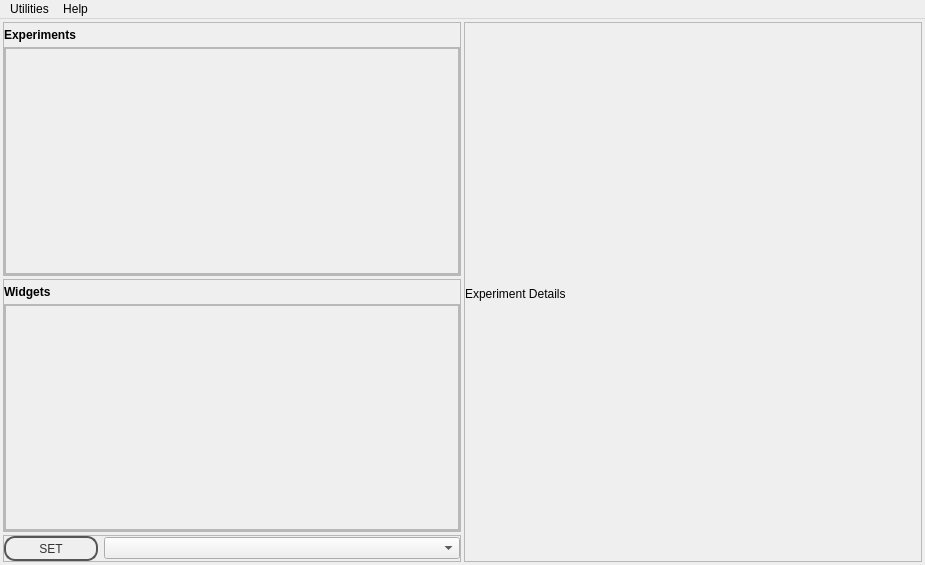
<?xml version="1.0" encoding="UTF-8"?>
<ui version="4.0">
 <class>MainWindow</class>
 <widget class="QMainWindow" name="MainWindow">
  <property name="geometry">
   <rect>
    <x>0</x>
    <y>0</y>
    <width>925</width>
    <height>565</height>
   </rect>
  </property>
  <property name="windowTitle">
   <string>vLabtool: Control Panel</string>
  </property>
  <property name="styleSheet">
   <string notr="true">QPushButton {
color: #333;
border: 2px solid #555;
border-radius: 11px;
padding: 5px;
background: qradialgradient(cx: 0.3, cy: -0.4,
fx: 0.3, fy: -0.4,
radius: 1.35, stop: 0 #fff, stop: 1 #888);
min-width: 80px;
}

QPushButton:pressed {
background: qradialgradient(cx: 0.4, cy: -0.1,
fx: 0.4, fy: -0.1,
radius: 1.35, stop: 0 #fff, stop: 1 #ddd);
}

QFrame.PeripheralCollection{
border-top-left-radius: 5px;
border-top-right-radius: 5px;
border: 1px solid black;
background: qlineargradient(x1: 0, y1: 0, x2: 0, y2: 1,
stop: 0 #6af, stop: 0.1 #689);
}
QFrame.PeripheralCollection QLabel {
color: white;
font-weight: bold;
}

QFrame.PeripheralCollectionInner {
background: qlineargradient(x1: 0, y1: 0, x2: 0, y2: 1,
stop: 0 #abe, stop: 0.7 #aba);
border: none;
border-top: 1px solid black;
}

QFrame.PeripheralCollectionInner QLabel{
color: black;
}

QWidget.PeripheralCollectionInner {
background: qlineargradient(x1: 0, y1: 0, x2: 0, y2: 1,
stop: 0 #abe, stop: 0.7 #aba);
border: none;
border-top: 1px solid black;
}



QWidget.PeripheralCollectionInner {
background: qlineargradient(x1: 0, y1: 0, x2: 0, y2: 1,
stop: 0 #abe, stop: 0.7 #aba);
border: none;
border-top: 1px solid black;
}

QWidget.PeripheralCollectionInner QLabel{
color: black;
}

#SCF2,#SCF1
{
background: qlineargradient(x1: 0, y1: 0, x2: 0, y2: 1,
stop: 0 #abe, stop: 0.7 #aba);
}




</string>
  </property>
  <widget class="QWidget" name="centralwidget">
   <property name="styleSheet">
    <string notr="true"/>
   </property>
   <layout class="QHBoxLayout" name="horizontalLayout_2">
    <property name="spacing">
     <number>3</number>
    </property>
    <property name="margin">
     <number>3</number>
    </property>
    <item>
     <layout class="QVBoxLayout" name="verticalLayout">
      <item>
       <widget class="QFrame" name="experimentFrameOuter">
        <property name="sizePolicy">
         <sizepolicy hsizetype="Preferred" vsizetype="Preferred">
          <horstretch>0</horstretch>
          <verstretch>0</verstretch>
         </sizepolicy>
        </property>
        <property name="minimumSize">
         <size>
          <width>360</width>
          <height>0</height>
         </size>
        </property>
        <property name="maximumSize">
         <size>
          <width>500</width>
          <height>16777215</height>
         </size>
        </property>
        <property name="styleSheet">
         <string notr="true"/>
        </property>
        <property name="frameShape">
         <enum>QFrame::StyledPanel</enum>
        </property>
        <property name="frameShadow">
         <enum>QFrame::Raised</enum>
        </property>
        <property name="class" stdset="0">
         <string>PeripheralCollection</string>
        </property>
        <layout class="QVBoxLayout" name="verticalLayout_5">
         <property name="spacing">
          <number>5</number>
         </property>
         <property name="leftMargin">
          <number>0</number>
         </property>
         <property name="topMargin">
          <number>5</number>
         </property>
         <property name="rightMargin">
          <number>0</number>
         </property>
         <property name="bottomMargin">
          <number>0</number>
         </property>
         <item>
          <widget class="QLabel" name="label_4">
           <property name="sizePolicy">
            <sizepolicy hsizetype="Preferred" vsizetype="Maximum">
             <horstretch>0</horstretch>
             <verstretch>0</verstretch>
            </sizepolicy>
           </property>
           <property name="font">
            <font>
             <weight>75</weight>
             <bold>true</bold>
            </font>
           </property>
           <property name="text">
            <string>Experiments</string>
           </property>
          </widget>
         </item>
         <item>
          <widget class="QScrollArea" name="scrollArea_4">
           <property name="sizePolicy">
            <sizepolicy hsizetype="Preferred" vsizetype="Expanding">
             <horstretch>0</horstretch>
             <verstretch>0</verstretch>
            </sizepolicy>
           </property>
           <property name="styleSheet">
            <string notr="true"/>
           </property>
           <property name="widgetResizable">
            <bool>true</bool>
           </property>
           <widget class="QWidget" name="SCF1">
            <property name="geometry">
             <rect>
              <x>0</x>
              <y>0</y>
              <width>452</width>
              <height>215</height>
             </rect>
            </property>
            <property name="styleSheet">
             <string notr="true"/>
            </property>
            <property name="class" stdset="0">
             <string>PeripheralCollectionInner</string>
            </property>
            <layout class="QGridLayout" name="gridLayout_5">
             <property name="margin">
              <number>0</number>
             </property>
             <property name="spacing">
              <number>0</number>
             </property>
             <item row="0" column="0">
              <widget class="QFrame" name="frame_5">
               <property name="frameShape">
                <enum>QFrame::StyledPanel</enum>
               </property>
               <property name="frameShadow">
                <enum>QFrame::Raised</enum>
               </property>
               <layout class="QGridLayout" name="gridLayout_7">
                <property name="leftMargin">
                 <number>0</number>
                </property>
                <property name="topMargin">
                 <number>5</number>
                </property>
                <property name="rightMargin">
                 <number>0</number>
                </property>
                <property name="bottomMargin">
                 <number>0</number>
                </property>
                <property name="spacing">
                 <number>5</number>
                </property>
                <item row="0" column="0">
                 <layout class="QGridLayout" name="ExperimentLayout">
                  <property name="margin">
                   <number>5</number>
                  </property>
                  <property name="spacing">
                   <number>7</number>
                  </property>
                 </layout>
                </item>
               </layout>
              </widget>
             </item>
            </layout>
           </widget>
          </widget>
         </item>
        </layout>
       </widget>
      </item>
      <item>
       <widget class="QFrame" name="widgetFrameOuter">
        <property name="sizePolicy">
         <sizepolicy hsizetype="Preferred" vsizetype="Preferred">
          <horstretch>0</horstretch>
          <verstretch>0</verstretch>
         </sizepolicy>
        </property>
        <property name="minimumSize">
         <size>
          <width>360</width>
          <height>0</height>
         </size>
        </property>
        <property name="maximumSize">
         <size>
          <width>500</width>
          <height>16777215</height>
         </size>
        </property>
        <property name="styleSheet">
         <string notr="true"/>
        </property>
        <property name="frameShape">
         <enum>QFrame::StyledPanel</enum>
        </property>
        <property name="frameShadow">
         <enum>QFrame::Raised</enum>
        </property>
        <property name="class" stdset="0">
         <string>PeripheralCollection</string>
        </property>
        <layout class="QVBoxLayout" name="verticalLayout_3">
         <property name="spacing">
          <number>5</number>
         </property>
         <property name="leftMargin">
          <number>0</number>
         </property>
         <property name="topMargin">
          <number>5</number>
         </property>
         <property name="rightMargin">
          <number>0</number>
         </property>
         <property name="bottomMargin">
          <number>0</number>
         </property>
         <item>
          <widget class="QLabel" name="label_3">
           <property name="sizePolicy">
            <sizepolicy hsizetype="Preferred" vsizetype="Maximum">
             <horstretch>0</horstretch>
             <verstretch>0</verstretch>
            </sizepolicy>
           </property>
           <property name="font">
            <font>
             <weight>75</weight>
             <bold>true</bold>
            </font>
           </property>
           <property name="text">
            <string>Widgets</string>
           </property>
          </widget>
         </item>
         <item>
          <widget class="QScrollArea" name="scrollArea_2">
           <property name="sizePolicy">
            <sizepolicy hsizetype="Preferred" vsizetype="Expanding">
             <horstretch>0</horstretch>
             <verstretch>0</verstretch>
            </sizepolicy>
           </property>
           <property name="styleSheet">
            <string notr="true">QWidget.scrollBG{
background:transparent;
}</string>
           </property>
           <property name="widgetResizable">
            <bool>true</bool>
           </property>
           <widget class="QWidget" name="SCF2">
            <property name="geometry">
             <rect>
              <x>0</x>
              <y>0</y>
              <width>452</width>
              <height>214</height>
             </rect>
            </property>
            <property name="styleSheet">
             <string notr="true"/>
            </property>
            <layout class="QGridLayout" name="gridLayout_3">
             <property name="margin">
              <number>0</number>
             </property>
             <property name="spacing">
              <number>0</number>
             </property>
             <item row="0" column="0">
              <widget class="QFrame" name="frame_3">
               <property name="frameShape">
                <enum>QFrame::StyledPanel</enum>
               </property>
               <property name="frameShadow">
                <enum>QFrame::Raised</enum>
               </property>
               <layout class="QGridLayout" name="gridLayout_4">
                <property name="leftMargin">
                 <number>0</number>
                </property>
                <property name="topMargin">
                 <number>5</number>
                </property>
                <property name="rightMargin">
                 <number>0</number>
                </property>
                <property name="bottomMargin">
                 <number>0</number>
                </property>
                <property name="spacing">
                 <number>5</number>
                </property>
                <item row="0" column="0">
                 <layout class="QGridLayout" name="WidgetLayout">
                  <property name="horizontalSpacing">
                   <number>10</number>
                  </property>
                  <property name="verticalSpacing">
                   <number>7</number>
                  </property>
                  <property name="margin">
                   <number>5</number>
                  </property>
                 </layout>
                </item>
               </layout>
              </widget>
             </item>
            </layout>
           </widget>
          </widget>
         </item>
        </layout>
       </widget>
      </item>
      <item>
       <widget class="QFrame" name="frame_2">
        <property name="sizePolicy">
         <sizepolicy hsizetype="Preferred" vsizetype="Maximum">
          <horstretch>0</horstretch>
          <verstretch>0</verstretch>
         </sizepolicy>
        </property>
        <property name="minimumSize">
         <size>
          <width>360</width>
          <height>0</height>
         </size>
        </property>
        <property name="maximumSize">
         <size>
          <width>500</width>
          <height>16777215</height>
         </size>
        </property>
        <property name="frameShape">
         <enum>QFrame::StyledPanel</enum>
        </property>
        <property name="frameShadow">
         <enum>QFrame::Raised</enum>
        </property>
        <layout class="QHBoxLayout" name="horizontalLayout">
         <property name="margin">
          <number>0</number>
         </property>
         <item>
          <widget class="QPushButton" name="pushButton">
           <property name="minimumSize">
            <size>
             <width>94</width>
             <height>0</height>
            </size>
           </property>
           <property name="maximumSize">
            <size>
             <width>50</width>
             <height>25</height>
            </size>
           </property>
           <property name="text">
            <string>SET</string>
           </property>
          </widget>
         </item>
         <item>
          <widget class="QComboBox" name="deviceCombo"/>
         </item>
        </layout>
       </widget>
      </item>
     </layout>
    </item>
    <item>
     <widget class="QFrame" name="helpFrameOuter">
      <property name="sizePolicy">
       <sizepolicy hsizetype="Preferred" vsizetype="Preferred">
        <horstretch>0</horstretch>
        <verstretch>0</verstretch>
       </sizepolicy>
      </property>
      <property name="frameShape">
       <enum>QFrame::StyledPanel</enum>
      </property>
      <property name="frameShadow">
       <enum>QFrame::Raised</enum>
      </property>
      <property name="class" stdset="0">
       <string>PeripheralCollection</string>
      </property>
      <layout class="QVBoxLayout" name="verticalLayout_2">
       <property name="spacing">
        <number>5</number>
       </property>
       <property name="leftMargin">
        <number>0</number>
       </property>
       <property name="topMargin">
        <number>4</number>
       </property>
       <property name="rightMargin">
        <number>0</number>
       </property>
       <property name="bottomMargin">
        <number>0</number>
       </property>
       <item>
        <widget class="QLabel" name="helpTitle">
         <property name="sizePolicy">
          <sizepolicy hsizetype="Preferred" vsizetype="Maximum">
           <horstretch>0</horstretch>
           <verstretch>0</verstretch>
          </sizepolicy>
         </property>
         <property name="text">
          <string>Experiment Details</string>
         </property>
        </widget>
       </item>
       <item>
        <layout class="QVBoxLayout" name="helpLayout"/>
       </item>
      </layout>
     </widget>
    </item>
   </layout>
  </widget>
  <widget class="QMenuBar" name="menubar">
   <property name="geometry">
    <rect>
     <x>0</x>
     <y>0</y>
     <width>925</width>
     <height>25</height>
    </rect>
   </property>
   <widget class="QMenu" name="menuUtilities">
    <property name="title">
     <string>Utilities</string>
    </property>
    <addaction name="actionIPython_Console"/>
    <addaction name="actionReset_Device"/>
   </widget>
   <widget class="QMenu" name="menuHelp">
    <property name="title">
     <string>Help</string>
    </property>
    <addaction name="actionIPython"/>
   </widget>
   <addaction name="menuUtilities"/>
   <addaction name="menuHelp"/>
  </widget>
  <action name="actionIPython_Console">
   <property name="text">
    <string>iPython Console</string>
   </property>
  </action>
  <action name="actionIPython">
   <property name="text">
    <string>iPython Console</string>
   </property>
  </action>
  <action name="actionReset_Device">
   <property name="text">
    <string>Reset Device</string>
   </property>
  </action>
 </widget>
 <resources/>
 <connections>
  <connection>
   <sender>pushButton</sender>
   <signal>clicked()</signal>
   <receiver>MainWindow</receiver>
   <slot>selectDevice()</slot>
   <hints>
    <hint type="sourcelabel">
     <x>89</x>
     <y>558</y>
    </hint>
    <hint type="destinationlabel">
     <x>294</x>
     <y>328</y>
    </hint>
   </hints>
  </connection>
  <connection>
   <sender>actionIPython_Console</sender>
   <signal>triggered()</signal>
   <receiver>MainWindow</receiver>
   <slot>addConsole()</slot>
   <hints>
    <hint type="sourcelabel">
     <x>-1</x>
     <y>-1</y>
    </hint>
    <hint type="destinationlabel">
     <x>499</x>
     <y>282</y>
    </hint>
   </hints>
  </connection>
  <connection>
   <sender>actionIPython</sender>
   <signal>triggered()</signal>
   <receiver>MainWindow</receiver>
   <slot>ipythonHelp()</slot>
   <hints>
    <hint type="sourcelabel">
     <x>-1</x>
     <y>-1</y>
    </hint>
    <hint type="destinationlabel">
     <x>499</x>
     <y>282</y>
    </hint>
   </hints>
  </connection>
  <connection>
   <sender>actionReset_Device</sender>
   <signal>triggered()</signal>
   <receiver>MainWindow</receiver>
   <slot>resetDevice()</slot>
   <hints>
    <hint type="sourcelabel">
     <x>-1</x>
     <y>-1</y>
    </hint>
    <hint type="destinationlabel">
     <x>499</x>
     <y>282</y>
    </hint>
   </hints>
  </connection>
 </connections>
 <slots>
  <slot>run_exp()</slot>
  <slot>selectDevice()</slot>
  <slot>addConsole()</slot>
  <slot>ipythonHelp()</slot>
  <slot>resetDevice()</slot>
 </slots>
</ui>
